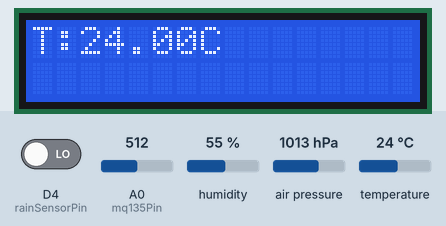
Simulated run of this sketch. Board: ESP8266 (NodeMCU). On the bench: 16×2 character LCD. Inputs (shaded band) come from the test bench; at power-on: temperature 24 °C, D4 (rainSensorPin) LOW, A0 (mq135Pin) = 512, humidity 55 %, air pressure 1013 hPa. WiFi joins after 1.5 s; servers stay silent unless stated; what the sketch prints to the serial monitor is not drawn.

Above: at 2.7 s.
2.8 s: temperature set to 12 °C
At 6.2 s:
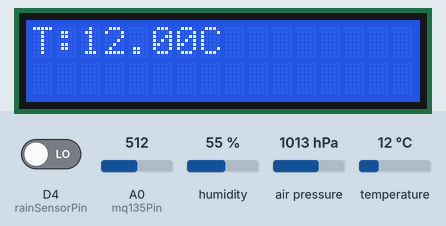
6.5 s: temperature set to 19 °C
At 8.8 s:
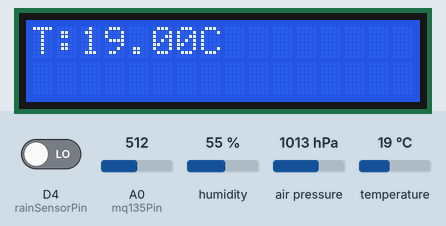
13.2 s: temperature set to 28 °C
At 15.7 s:
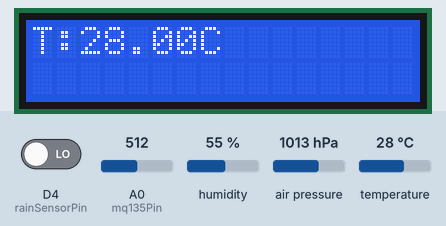
Timing chart, 0 to 17.2 s (numbered marks = the images above; inputs shaded):
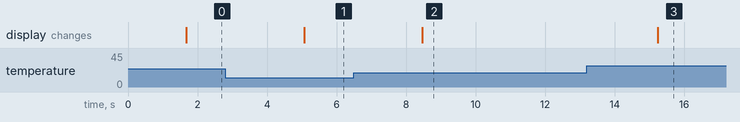

The sketch:

Weather_Station.ino
```cpp
#include <LiquidCrystal_I2C.h>
#include <Wire.h> // Include the Wire library for I2C
#include <ESP8266WiFi.h>
#include "ThingSpeak.h"
#include <DHT.h>
#include <Adafruit_Sensor.h>
#include <Adafruit_BMP085.h>


String apiKey = "IIHXD3ISY26EJDW1"; // Write your "Write API key"
const char* ssid = "DIU_Daffodil Smart City"; // Write your "wifi name"
const char* password = "diu123456789"; // Write your "wifi password"
const char* server = "api.thingspeak.com";
WiFiClient client;

DHT dht(D5, DHT11);  // DHT pin number and DHT sensor type
Adafruit_BMP085 bmp;

const int rainSensorPin = D4; // Pin connected to the rain sensor
const int mq135Pin = A0; // Pin connected to the MQ135 sensor

float Hum, Temp, Pressure, Altitude;
int Rain;
float CO2_ppm;

// Calibration constants (replace with your calibration values)
float a = 1.0; // Slope of the calibration equation
float b = 0.0; // Intercept of the calibration equation

// Initialize the I2C display with the address 0x27 and 16x2 characters
LiquidCrystal_I2C lcd(0x77, 16, 2);

void setup()
{
  Serial.begin(9600);
  Serial.println("Serial Begin");

  // Initialize the I2C display
  lcd.init();
  lcd.backlight();
  lcd.clear();

  dht.begin();
  pinMode(rainSensorPin, INPUT); // Set rain sensor pin as input

  if(!bmp.begin())
  {
    Serial.println("Could not find a valid BMP085 sensor, check wiring!");
    while (1);
  }

  WiFi.begin(ssid, password);
  Serial.println();
  Serial.println();
  Serial.print("Connecting to ");
  Serial.println(ssid);

  while (WiFi.status() != WL_CONNECTED)
  {
    delay(500);
    Serial.print(".");
  }
  Serial.println("");
  Serial.println("WiFi connected");
}

void loop()
{
  DHT_data();
  BMP180_data();
  Rain_data();
  MQ135_data();
  updateDisplay(); // Update the display

  delay(1000);

  if (client.connect(server, 80))
  {
    fwd_to_Thingspeak();
  }
  client.stop();
  Serial.println("Waiting");
  delay(1000);
}

void DHT_data()
{
  Hum = dht.readHumidity();
  Temp = dht.readTemperature();
  Serial.print("Humidity: ");
  Serial.print(Hum);
  Serial.print(" %\t");
  Serial.print("Temperature: ");
  Serial.print(Temp);
  Serial.println(" °C");
}

void BMP180_data()
{
  Pressure = bmp.readPressure() / 100.0F; // Convert from Pa to hPa
  Altitude = bmp.readAltitude(1013.25); // Assuming sea level pressure is 1013.25 hPa

  Serial.print("Pressure: ");
  Serial.print(Pressure);
  Serial.print(" hPa\t");
  Serial.print("Altitude: ");
  Serial.print(Altitude);
  Serial.println(" m");
}

void Rain_data()
{
  Rain = digitalRead(rainSensorPin); // Read the digital signal from the rain sensor
  Serial.print("Rain: ");
  Serial.println(Rain ? "Yes" : "No"); // Assuming rain is detected when the pin is LOW

  if (Rain == HIGH) {
    Serial.println("Rain detected!");
  } else {
    Serial.println("No rain detected.");
  }
}

void MQ135_data()
{
  int MQ135Value = analogRead(mq135Pin); // Read the analog signal from the MQ135 sensor
  CO2_ppm = convertToCO2(MQ135Value); // Convert to CO2 concentration in ppm
  Serial.print("CO2 Level: ");
  Serial.print(CO2_ppm);
  Serial.println(" ppm");
}

// Function to convert MQ135 sensor output to CO2 concentration
float convertToCO2(int analogValue) {
  float CO2_ppm = a * analogValue + b; // Use the calibration equation
  return CO2_ppm;
}

void fwd_to_Thingspeak()
{
  String postStr = apiKey;
  postStr +="&field1=";
  postStr += String(Hum);  // Humidity data
  postStr +="&field2=";
  postStr += String(Temp); // Temperature Data
  postStr +="&field3=";
  postStr += String(Pressure); // Pressure Data
  postStr +="&field4=";
  postStr += String(Altitude); // Altitude Data
  postStr +="&field5=";
  postStr += String(Rain ? "1" : "0"); // Rain Data (1 for rain, 0 for no rain)
  postStr +="&field6=";
  postStr += String(CO2_ppm); // CO2 Level Data
  postStr += "\r\n\r\n";

  client.print("POST /update HTTP/1.1\n");
  client.print("Host: api.thingspeak.com\n");
  client.print("Connection: close\n");
  client.print("X-THINGSPEAKAPIKEY: "+apiKey+"\n");
  client.print("Content-Type: application/x-www-form-urlencoded\n");
  client.print("Content-Length: ");
  client.print(postStr.length());
  client.print("\n\n");
  client.print(postStr);

  Serial.print("Send data to channel-1 ");
  Serial.print("Content-Length: ");
  Serial.print(postStr.length());
  Serial.print("Field-1: ");
  Serial.print(Hum);
  Serial.print("Field-2: ");
  Serial.print(Temp);
  Serial.print("Field-3: ");
  Serial.print(Pressure);
  Serial.print("Field-4: ");
  Serial.print(Altitude);
  Serial.print("Field-5: ");
  Serial.print(Rain ? "Yes" : "No"); // Assuming rain is detected when the pin is LOW
  Serial.print("Field-6: ");
  Serial.print(CO2_ppm); // CO2 Level Data
  Serial.println(" data send");
}

void updateDisplay()
{
  lcd.clear();
  lcd.setCursor(0, 0);
  lcd.print("T:");
  lcd.print(Temp);
  lcd.print("C");

  // lcd.setCursor(0, 1);
  // lcd.print("H:");
  // lcd.print(Hum);
  // lcd.print(" %");

  // lcd.setCursor(0, 2);
  // lcd.print("Rain: ");
  // lcd.print(Rain ? "Yes" : "No");
    delay(1000);

  Serial.println("Display Calling");
}
```

Measured:
- after the input at 2.8 s, the display: changes after 2.3 s (image 1)
- after the input at 6.5 s, the display: changes after 2.0 s (image 2)
- after the input at 13.2 s, the display: changes after 2.0 s (image 3)
